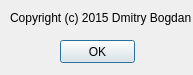
<?xml version="1.0" encoding="UTF-8"?>
<ui version="4.0">
 <class>AboutDialog</class>
 <widget class="QDialog" name="AboutDialog">
  <property name="geometry">
   <rect>
    <x>0</x>
    <y>0</y>
    <width>193</width>
    <height>75</height>
   </rect>
  </property>
  <property name="windowTitle">
   <string>Dialog</string>
  </property>
  <widget class="QLabel" name="label">
   <property name="geometry">
    <rect>
     <x>10</x>
     <y>10</y>
     <width>181</width>
     <height>16</height>
    </rect>
   </property>
   <property name="text">
    <string>Copyright (c) 2015 Dmitry Bogdanov</string>
   </property>
  </widget>
  <widget class="QPushButton" name="pushButton">
   <property name="geometry">
    <rect>
     <x>60</x>
     <y>40</y>
     <width>75</width>
     <height>23</height>
    </rect>
   </property>
   <property name="text">
    <string>OK</string>
   </property>
  </widget>
 </widget>
 <resources/>
 <connections/>
</ui>
